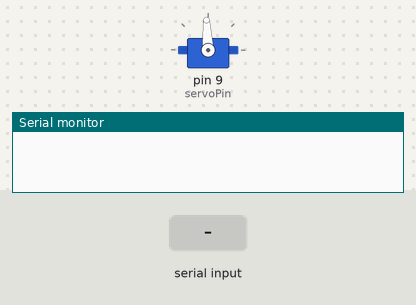
Bench run of a sketch on a simulated Arduino Uno, built with avr-gcc and run on an emulated ATmega328P. Shown: servo, the last lines printed to the serial monitor. The inputs (shaded band) are chosen by the test bench.

Above: at 1.2 s.
1.3 s: "90,45\n" received over Serial
At 2.3 s:
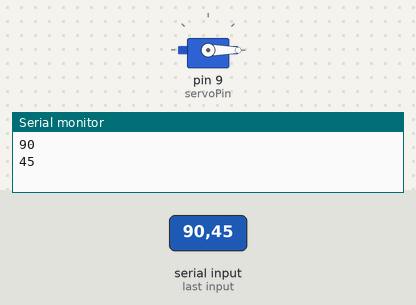
Timing chart, 0 to 4.3 s (numbered marks = the images above; inputs shaded):
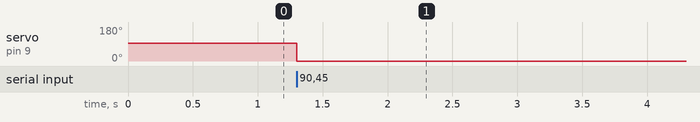

Measured:
- after the input at 1.3 s, servo on pin 9 (servoPin): 93° → 0° at once

The sketch:

servo_test_continuous.ino
```cpp
#include <Servo.h>

// Create a Servo object
Servo myServo;

// Define the servo pin
const int servoPin = 9;

// Pulse width values for control
const int stopPulseWidth = 1500; // Neutral position (stops the servo)
const int fullSpeedForward = 2500; // Full speed forward
const int fullSpeedReverse = 5150000; // Full speed reverse

void setup() {
  // Attach the servo to the defined pin
  myServo.attach(servoPin);

  // Stop the servo at the beginning
  myServo.writeMicroseconds(stopPulseWidth);
  Serial.begin(115200);
  Serial.setTimeout(100);
}

int speed = stopPulseWidth;
void loop() {
  // Rotate forward at full speed

  int read = Serial.parseInt();

  if (read != 0){
    speed = read;
    Serial.println(speed);
  }
  myServo.writeMicroseconds(speed);
delay(10);


}
```
